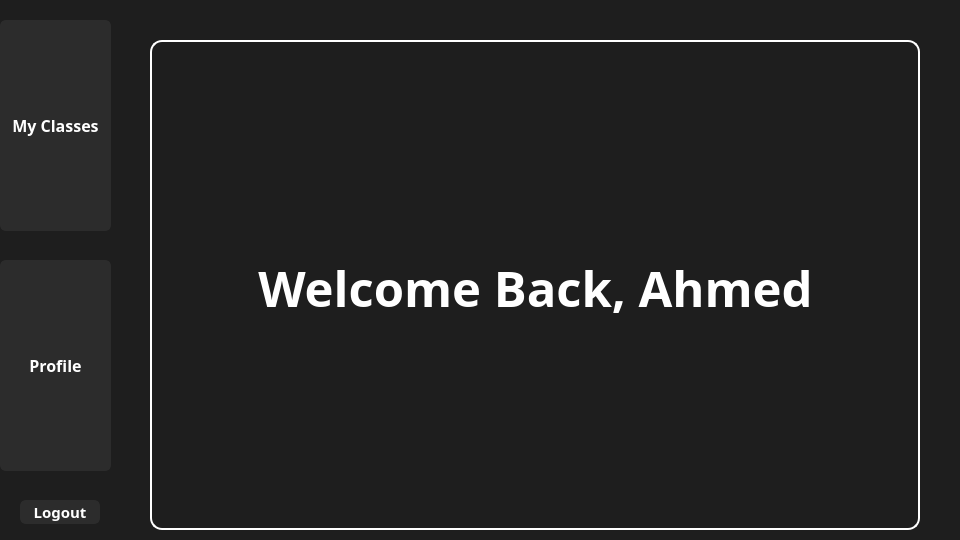
<?xml version="1.0" encoding="UTF-8"?>
<ui version="4.0">
 <class>Coach_homepageClass</class>
 <widget class="QWidget" name="Coach_homepageClass">
  <property name="geometry">
   <rect>
    <x>0</x>
    <y>0</y>
    <width>960</width>
    <height>540</height>
   </rect>
  </property>
  <property name="font">
   <font>
    <pointsize>15</pointsize>
   </font>
  </property>
  <property name="windowTitle">
   <string>Form</string>
  </property>
  <widget class="QStackedWidget" name="Pages">
   <property name="geometry">
    <rect>
     <x>150</x>
     <y>40</y>
     <width>770</width>
     <height>490</height>
    </rect>
   </property>
   <property name="styleSheet">
    <string notr="true">QStackedWidget#Pages{
border: 2px solid white;
border-radius: 12px;
}</string>
   </property>
   <widget class="QWidget" name="page">
    <property name="styleSheet">
     <string notr="true">background-color: transparent;</string>
    </property>
    <widget class="QLabel" name="welcome">
     <property name="geometry">
      <rect>
       <x>8</x>
       <y>15</y>
       <width>751</width>
       <height>461</height>
      </rect>
     </property>
     <property name="font">
      <font>
       <family>Futura</family>
       <pointsize>37</pointsize>
       <bold>true</bold>
      </font>
     </property>
     <property name="styleSheet">
      <string notr="true">color: white;
background-color: transparent;
</string>
     </property>
     <property name="text">
      <string>Welcome Back, Ahmed</string>
     </property>
     <property name="alignment">
      <set>Qt::AlignmentFlag::AlignCenter</set>
     </property>
    </widget>
    <widget class="QLabel" name="logo">
     <property name="geometry">
      <rect>
       <x>300</x>
       <y>60</y>
       <width>131</width>
       <height>31</height>
      </rect>
     </property>
     <property name="text">
      <string/>
     </property>
     <property name="pixmap">
      <pixmap>assets/XFitLogo.png</pixmap>
     </property>
     <property name="scaledContents">
      <bool>true</bool>
     </property>
    </widget>
   </widget>
  </widget>
  <widget class="QLabel" name="Background">
   <property name="geometry">
    <rect>
     <x>0</x>
     <y>0</y>
     <width>960</width>
     <height>540</height>
    </rect>
   </property>
   <property name="styleSheet">
    <string notr="true">background-color:#1e1e1e;</string>
   </property>
   <property name="text">
    <string/>
   </property>
  </widget>
  <widget class="QWidget" name="Panel" native="true">
   <property name="geometry">
    <rect>
     <x>-40</x>
     <y>20</y>
     <width>161</width>
     <height>511</height>
    </rect>
   </property>
   <property name="styleSheet">
    <string notr="true">QWidget#widget{
    border-radius: 14px;
    border: 2px solid white ;
}</string>
   </property>
   <widget class="QPushButton" name="MyClasses">
    <property name="geometry">
     <rect>
      <x>40</x>
      <y>0</y>
      <width>111</width>
      <height>211</height>
     </rect>
    </property>
    <property name="font">
     <font>
      <family>Futura</family>
      <pointsize>12</pointsize>
      <bold>true</bold>
     </font>
    </property>
    <property name="styleSheet">
     <string notr="true">QPushButton {
    background-color: #2c2c2c;      /* Dark default */
    color: white;
    border: 2px solid #2c2c2c;
    border-radius: 6px;
}

QPushButton:hover {
    background-color: #8B50FF ;      /* Blue on hover */
    border: 2px solid #8B50FF ;
    color: white;
}

QPushButton:pressed {
    background-color: #6F3FCC; /* Darker shade of #3498db */
}</string>
    </property>
    <property name="text">
     <string>My Classes</string>
    </property>
   </widget>
   <widget class="QPushButton" name="Profile">
    <property name="geometry">
     <rect>
      <x>40</x>
      <y>240</y>
      <width>111</width>
      <height>211</height>
     </rect>
    </property>
    <property name="font">
     <font>
      <family>Futura</family>
      <pointsize>12</pointsize>
      <bold>true</bold>
     </font>
    </property>
    <property name="styleSheet">
     <string notr="true">QPushButton {
    background-color: #2c2c2c;      /* Dark default */
    color: white;
    border: 2px solid #2c2c2c;
    border-radius: 6px;
}

QPushButton:hover {
    background-color: #8B50FF ;      /* Blue on hover */
    border: 2px solid #8B50FF ;
    color: white;
}

QPushButton:pressed {
    background-color: #6F3FCC; /* Darker shade of #3498db */
}</string>
    </property>
    <property name="text">
     <string>Profile</string>
    </property>
   </widget>
   <widget class="QPushButton" name="Logout">
    <property name="geometry">
     <rect>
      <x>60</x>
      <y>480</y>
      <width>80</width>
      <height>24</height>
     </rect>
    </property>
    <property name="font">
     <font>
      <family>Futura</family>
      <pointsize>11</pointsize>
      <bold>true</bold>
     </font>
    </property>
    <property name="styleSheet">
     <string notr="true">QPushButton {
    background-color: #2c2c2c;      /* Dark default */
    color: white;
    border: 2px solid #2c2c2c;
    border-radius: 6px;
}

QPushButton:hover {
    background-color: #FF0000;      /* Blue on hover */
    border: 2px solid #FF0000;
    color: white;
}

QPushButton:pressed {
    background-color: #c0392b; /* Darker red */
}</string>
    </property>
    <property name="text">
     <string>Logout</string>
    </property>
   </widget>
  </widget>
  <widget class="QLabel" name="Date_time">
   <property name="geometry">
    <rect>
     <x>640</x>
     <y>20</y>
     <width>281</width>
     <height>16</height>
    </rect>
   </property>
   <property name="font">
    <font>
     <family>Futura</family>
     <pointsize>13</pointsize>
     <bold>true</bold>
    </font>
   </property>
   <property name="styleSheet">
    <string notr="true">color:white;</string>
   </property>
   <property name="text">
    <string/>
   </property>
   <property name="alignment">
    <set>Qt::AlignmentFlag::AlignCenter</set>
   </property>
  </widget>
  <zorder>Background</zorder>
  <zorder>Panel</zorder>
  <zorder>Pages</zorder>
  <zorder>Date_time</zorder>
 </widget>
 <resources/>
 <connections/>
</ui>
